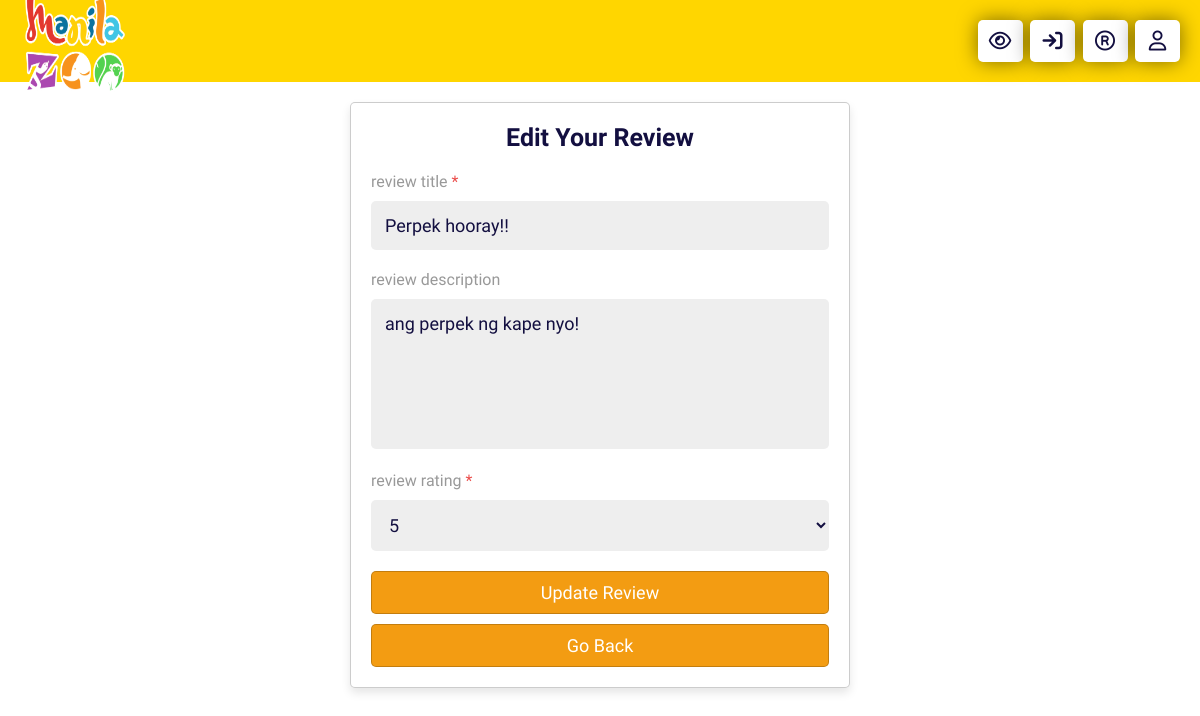
Page /update_review.php?get_id=J32EozaZA7fb8yq54etM (signed in) on the committed database.
### tables this page shows
CREATE TABLE `reviews` (
  `id` varchar(20) NOT NULL,
  `post_id` varchar(20) NOT NULL,
  `user_id` varchar(20) NOT NULL,
  `rating` varchar(1) NOT NULL,
  `title` varchar(50) NOT NULL,
  `description` varchar(1000) NOT NULL,
  `date` date NOT NULL DEFAULT current_timestamp()
);

### update_review.php (the view, shortened to what this page needs)
<?php
include 'components/connect.php';
if(isset($_GET['get_id'])){
   $get_id = $_GET['get_id'];
}else{
   $get_id = '';
   header('location:all_posts.php');
}
?>
<!DOCTYPE html>
<html lang="en">
<head>
   <link rel="stylesheet" href="css/style.css">
</head>
<body>
<?php include 'components/header.php'; ?>
<section class="account-form">
   <?php
      $select_review = $conn->prepare("SELECT * FROM `reviews` WHERE id = ? LIMIT 1");
      $select_review->execute([$get_id]);
      if($select_review->rowCount() > 0){
         while($fetch_review = $select_review->fetch(PDO::FETCH_ASSOC)){
   ?>
   <form action="" method="post">
      <h3>edit your review</h3>
      <p class="placeholder">review title <span>*</span></p>
      <input type="text" name="title" required maxlength="50" placeholder="enter review title" class="box" value="<?= $fetch_review['title']; ?>">
      <p class="placeholder">review description</p>
      <textarea name="description" class="box" placeholder="enter review description" maxlength="1000" cols="30" rows="10"><?= $fetch_review['description']; ?></textarea>
      <p class="placeholder">review rating <span>*</span></p>
      <select name="rating" class="box" required>
         <option value="<?= $fetch_review['rating']; ?>"><?= $fetch_review['rating']; ?></option>
      </select>
      <input type="submit" value="update review" name="submit" class="btn">
      <a href="view_post.php?get_id=<?= $fetch_review['post_id']; ?>" class="option-btn">go back</a>
   </form>
   <?php
         }
      }else{
         echo '<p class="empty">something went wrong!</p>';
      }
   ?>
</section>
</body>
</html>

### css/style.css (style rules this page uses)
:root { --main-color:#16a085; --red:#eb4d4b; --orange:#f39c12; --black:#130f40; --light-color:#999; --light-bg:#eee; --white:#fff; --border:.1rem solid rgba(0,0,0,.2); --box-shadow:0 .5rem 1rem rgba(0,0,0,.1); --yellow:#FFD600; }
* { font-family: 'Comfortaa', cursive; margin: 0; padding: 0; box-sizing: border-box; outline: none; border: none; text-decoration: none; scrollbar-color: var(--main-color) var(--black); scrollbar-width: thin; }
html { font-size: 62.5%; overflow-x: hidden; }
body { background-image: url(../Background1.png); padding-bottom: 8rem; background-size: cover; background-repeat: no-repeat; background-position: center; background-attachment: fixed; }
section { max-width: 1200px; margin: 0 auto; padding: 2rem; }
.btn, .delete-btn, .option-btn { display: block; width: 100%; }
.btn, .delete-btn, .option-btn, .inline-btn, .inline-delete-btn, .inline-option-btn { margin-top: 1rem; text-align: center; padding: 1rem 3rem; font-size: 1.8rem; border-radius: .5rem; border: var(--border); color: var(--white); cursor: pointer; text-transform: capitalize; }
.btn, .inline-btn { background-color: var(--orange); }
.option-btn, .inline-option-btn { background-color: var(--orange); }
.account-form form { background: var(--white); box-shadow: var(--box-shadow); box-shadow: var(--box-shadow); padding: 2rem; border: var(--border); border-radius: .5rem; max-width: 50rem; margin: 0 auto; }
.account-form form h3 { padding-bottom: 1rem; font-size: 2.5rem; color: var(--black); text-transform: capitalize; text-align: center; }
.account-form form p { padding-top: 1rem; font-size: 1.6rem; color: var(--light-color); }
.account-form form p span { color: var(--red); }
.account-form form .box { width: 100%; border-radius: .5rem; padding: 1.4rem; font-size: 1.8rem; color: var(--black); background-color: var(--light-bg); margin: 1rem 0; }
.account-form form textarea { height: 15rem; resize: none; }

### rows in the picture
reviews: title "Perpek hooray!!", description "ang perpek ng kape nyo!", rating "5"
